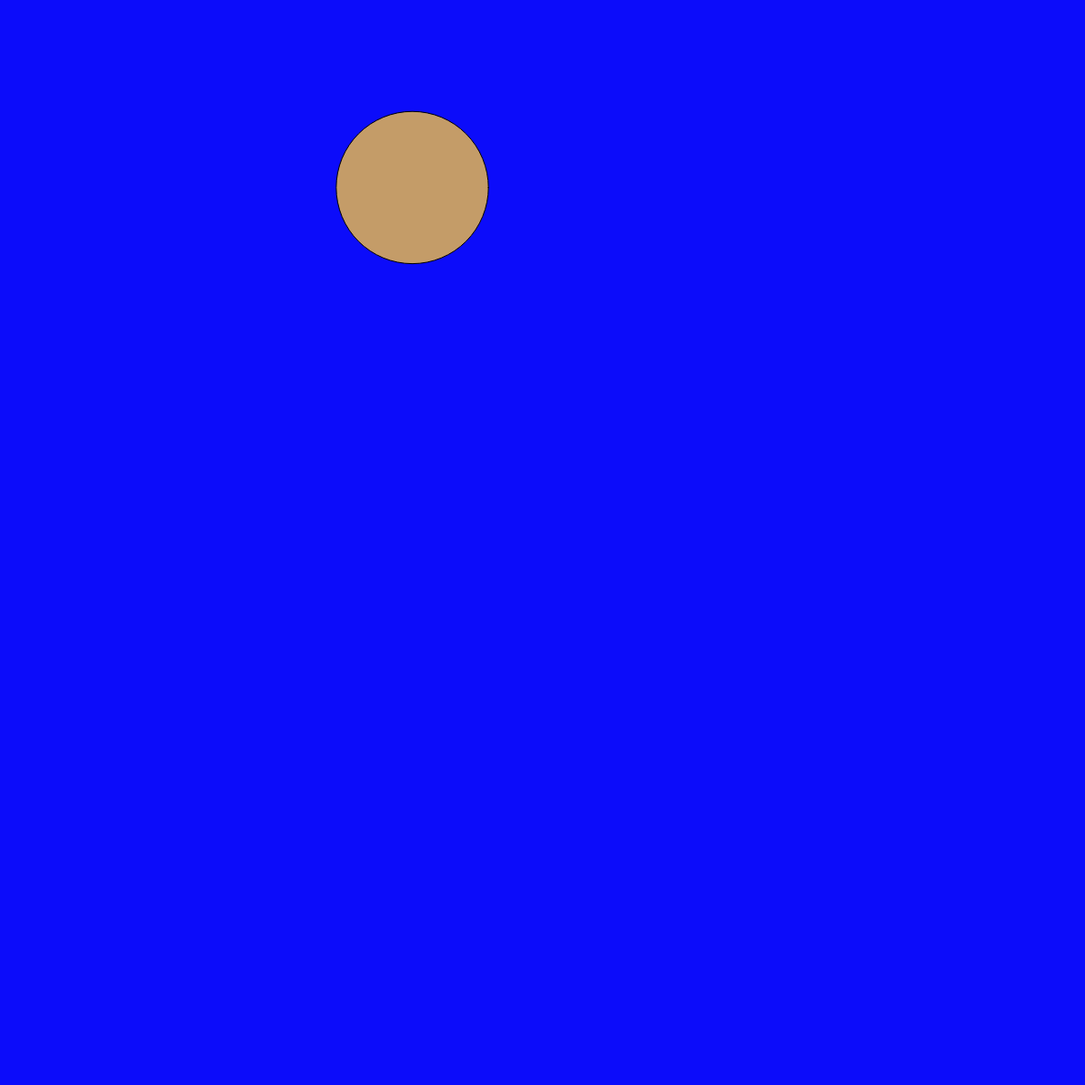
Frame 1 (no input)
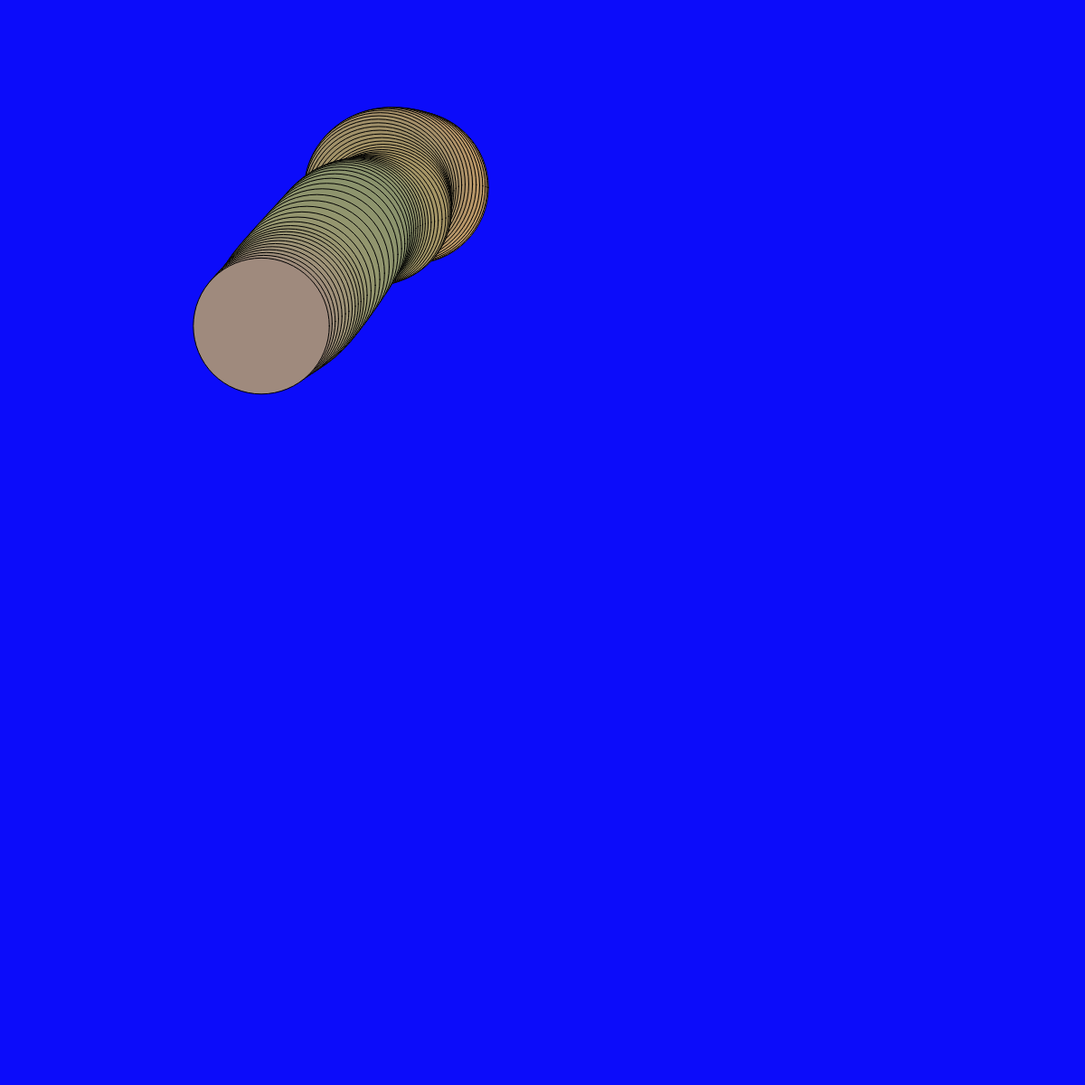
Frame 60 (no input)
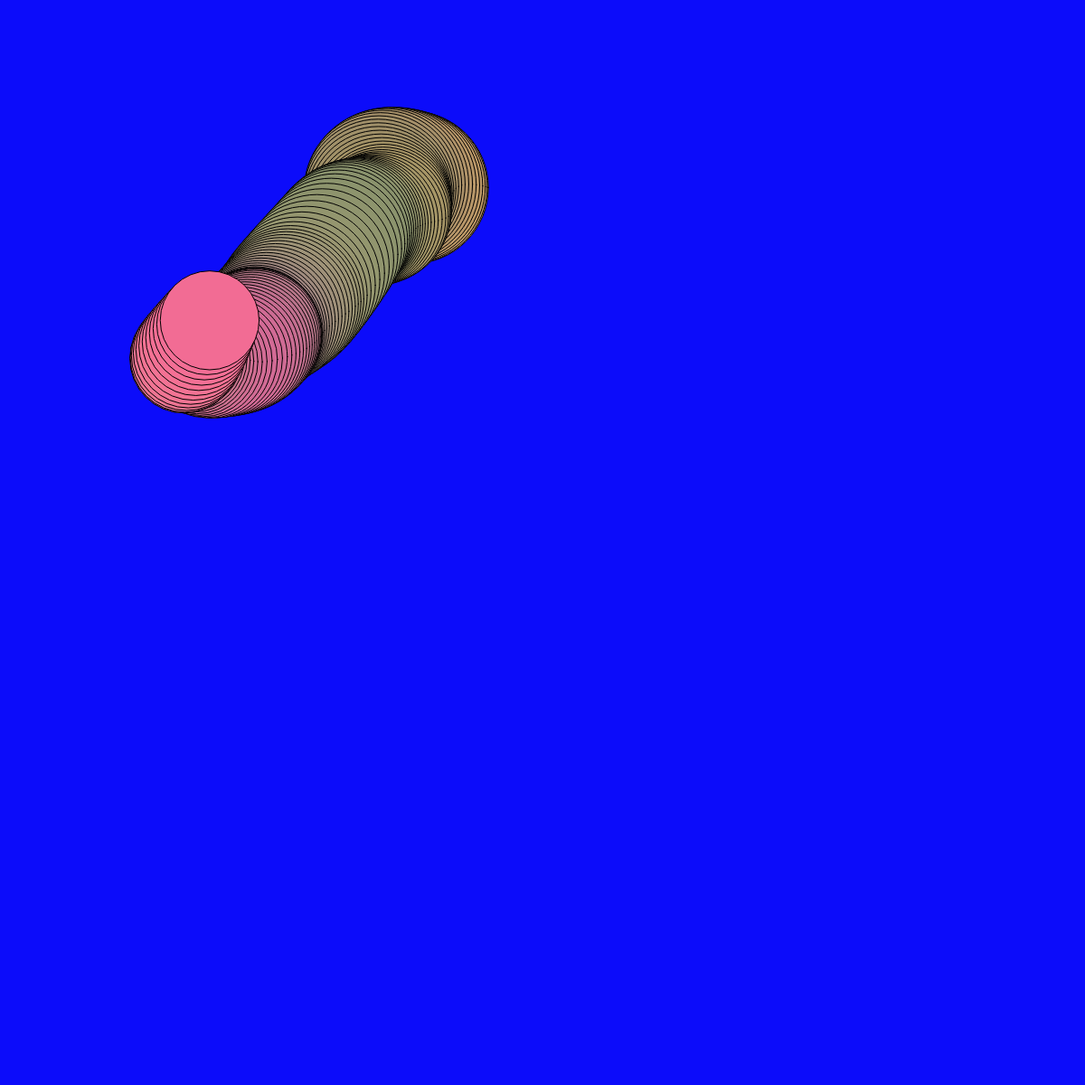
Frame 120 (the mouse pressed at the canvas centre since frame 60)

The p5.js sketch that drew these frames (run headless with seeded random() and noise() and a simulated clock; from frame 60 on, the mouse is pressed at the canvas centre):

// p5.js sketch
// ── sketch.js
//CC Workshop
//Work 4:- Drunk Ellipse Trail (or just a drunk single ellipse on Valentine's day)

//a circle or ellipse that moves around using noise?

//I'm not entirely sure how noise works yet
//I think the noise graph of each sketch is fixed (atleast thats what I understood)
//so using noise() on a particular value in a sketch does not change the value returned for... 
//...that function in each frame. This differs from random, which returns a new value for each frame 

var z1;
var z2;
var z3;
var z4;
var z5;
var z6;


function setup() {
   createCanvas(1200, 1200);   //makes a canvas
   background(12,12,250);   //three args: red,green,blue 
   z1=2;
   z2=3;
   z3=4;
   z4=4;
   z5=12;
   z6=34;
   z7=54;
   //strokeWeight(0);

   
}


//function draw() creates a frame of a 30fps sequence
//when we open the sketch, it is actually running at 30fps
//hence the reason random works the way it does
function draw() {
  
 

  //background(0);  //uncomment this statement to see the shape trails
                    //this comment resets the background in each frame.
					//each frame lays on a new background, hiding previously drawn shape
  z1=z1+0.01;
  z2=z2+0.01;
  z3=z3+0.01;
  z4=z4+0.01;
  z5=z5+0.01;
  z6=z6+0.01;
  z7=z7+0.01;
  var x=noise(z1)*700;  //noise always returns a value b/w 0 and 1
  var y=noise(z2)*700;
  var ht=noise(z3)*300;
  var wd=noise(z4)*300;
  var colRed=noise(z5)*500;
  var colBlue=noise(z6)*300;
  var colGreen=noise(z7)*222;
  //random means it keeps changing inside 
  fill(colRed,colBlue,colGreen);
 
  ellipse(x,y,ht,wd);

	
}

//NOTE:
//noise does not change the value again and again within the sketch
//random does cause change within the sketch  
  

  
